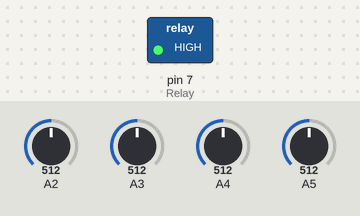
Bench run of a sketch on a simulated Arduino Uno, built with avr-gcc and run on an emulated ATmega328P. Shown: switched loads named in the sketch (green lamp = pin HIGH). The inputs (shaded band) are chosen by the test bench; at power-on: A2 = 512, A3 = 512, A4 = 512, A5 = 512. What the sketch prints to the serial monitor is not drawn.

Above: at 0.1 s.
Timing chart, 0 to 1.6 s (numbered marks = the images above):
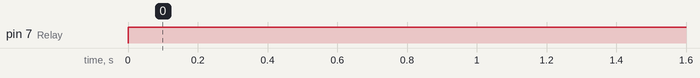

Measured:
- by itself, pin 7 (Relay): LOW → HIGH at 0.00 s

The sketch:

sketch_dec08a.ino
```cpp
// Water Sensor + to Arduino 5V
// Water Sensor - to Arduino GND
// Water Sensor S to Arduino A5

// Water Sensor S to Arduino A4
// Water Sensor S to Arduino A3
// Water Sensor S to Arduino A2

// Relay VCC to Arduino 5V
// Relay GND to Arduino GND
// Relay IN1 to Arduino 7

#define Relay 7
#define FIRE_THRESHOLD 500

boolean firing = false;

void setup() {
  Serial.begin(9600);
  pinMode(Relay, OUTPUT);
}

void waterOn() {
  digitalWrite(Relay, HIGH);
}

void waterOff() {
  digitalWrite(Relay, LOW);
}

void loop() {
  int fireSensor1 = analogRead(5) > FIRE_THRESHOLD;
  int fireSensor2 = analogRead(4) > FIRE_THRESHOLD;
  int fireSensor3 = analogRead(3) > FIRE_THRESHOLD;
  int fireSensor4 = analogRead(2) > FIRE_THRESHOLD;

  if (fireSensor1 || fireSensor2 || fireSensor3 || fireSensor4) {
    if (!firing) {
      firing = true;
      waterOn();
      Serial.println("fire");
     }
  } else if (firing) {
    firing = false;
    waterOff();
    Serial.println("stop fire");
  }
}
```
